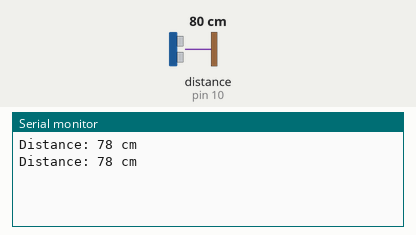
Simulated run of this sketch. Board: Arduino Uno, built with avr-gcc and run on an emulated ATmega328P. Shown: the last lines printed to the serial monitor. Wiring (inferred from the names in the program): ultrasonic range finder: trigger pin 9; echo pin 10. The test bench sets the inputs (shaded band); at power-on: distance to the obstacle (sensor on pin 10) 80 cm. The echo pulse lasts 58.3 µs per cm.

Above: at 1.8 s.
1.9 s: distance to the obstacle (sensor on pin 10) set to 2 cm
At 2.8 s:
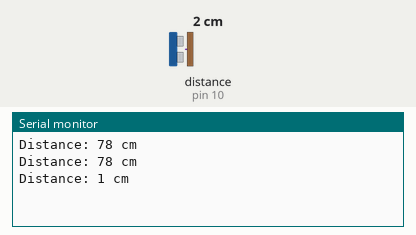
3.4 s: distance to the obstacle (sensor on pin 10) set to 4 cm
At 4.5 s:
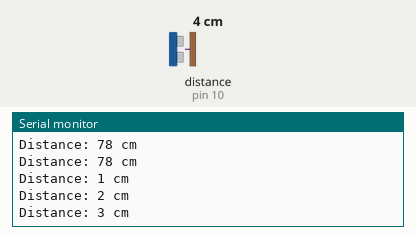
Timing chart, 0 to 6.4 s (numbered marks = the images above; inputs shaded):
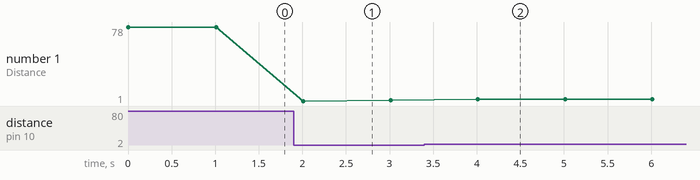

The sketch:

snowdepth.ino
```cpp
//This code is to use with HC-SR04 ultrasound module,
//it measures the distance and display it on the serial montior in cm
//Refer to www.SurtrTech.com for more details

const int trigPin = 9; //pins where trigger and echo are wired
const int echoPin = 10;
#define SrBdRt 115200
long duration; //some variables that we need, duration and distance
int distance;

void setup() {
       pinMode(trigPin, OUTPUT); // Sets the trigPin as an Output
       pinMode(echoPin, INPUT); // Sets the echoPin as an Input
       Serial.begin(SrBdRt); // Starts the serial communication watch your baudrates
}

void loop() {

     digitalWrite(trigPin, LOW); //setting the trigger pin on low
     delayMicroseconds(2);       //delay is usually in miliseconds but here we are on µs
     digitalWrite(trigPin, HIGH);//emitting the ultrasounds
     delayMicroseconds(10);      //duration of emission
     digitalWrite(trigPin, LOW); //turning off the emitter

     duration = pulseIn(echoPin, HIGH); //measuring the duration pulseIn function measure the time between the echopin getting on high and the getting on low

distance= duration*0.034/2; //Quick maffs to get the correct distance you can do some calibration here as seen in the video

Serial.print("Distance: "); //printing on the serial monitor
Serial.print(distance);
Serial.println(" cm");
delay(1000); //Change the delay if you want to change the measuring frequency
}
```

Measured:
- after the input at 1.9 s, the serial monitor: prints a new line after 0.11 s (image 1)
- after the input at 3.4 s, the serial monitor: prints a new line after 0.61 s (image 2)
- plotted number 1: 78 → 2 after the input at 1.9 s, 2 → 3 after the input at 3.4 s
